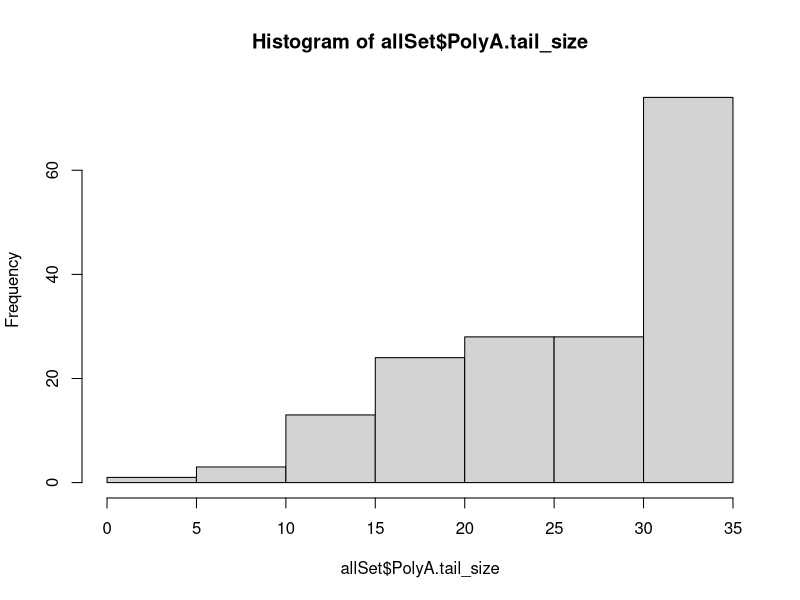
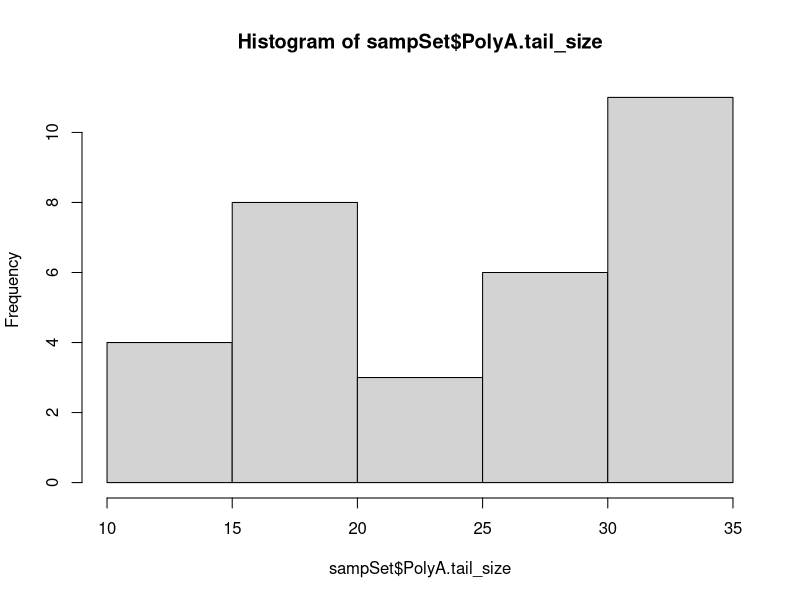
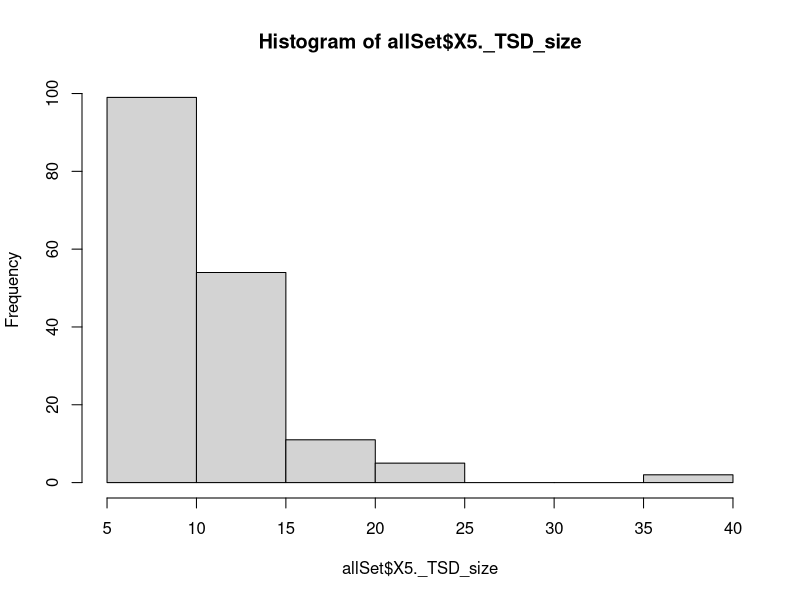
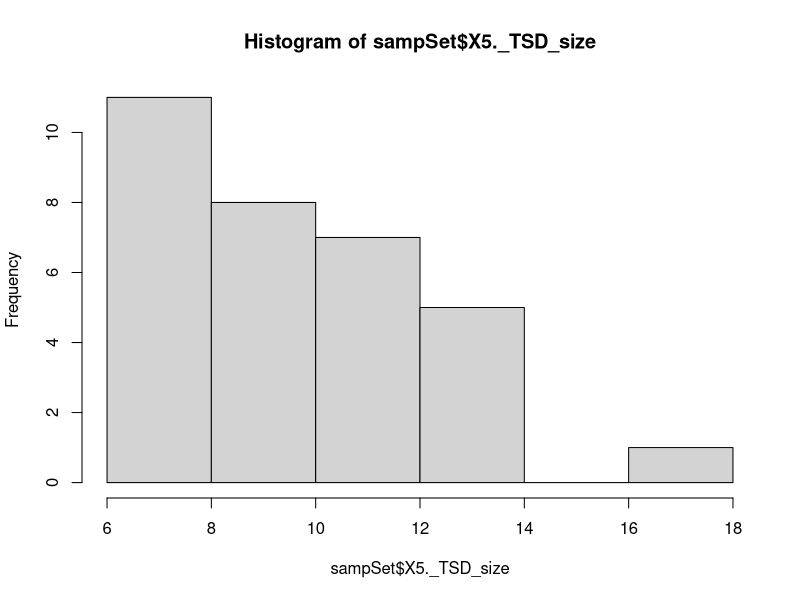
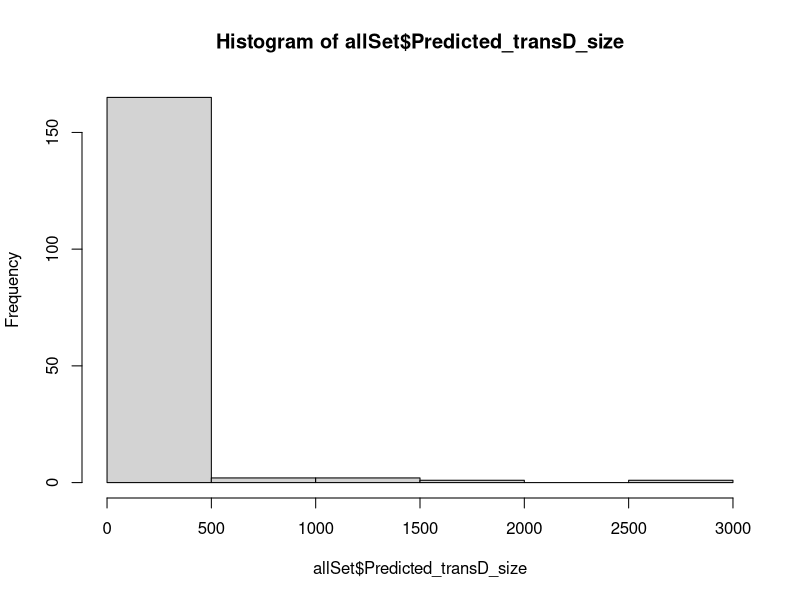
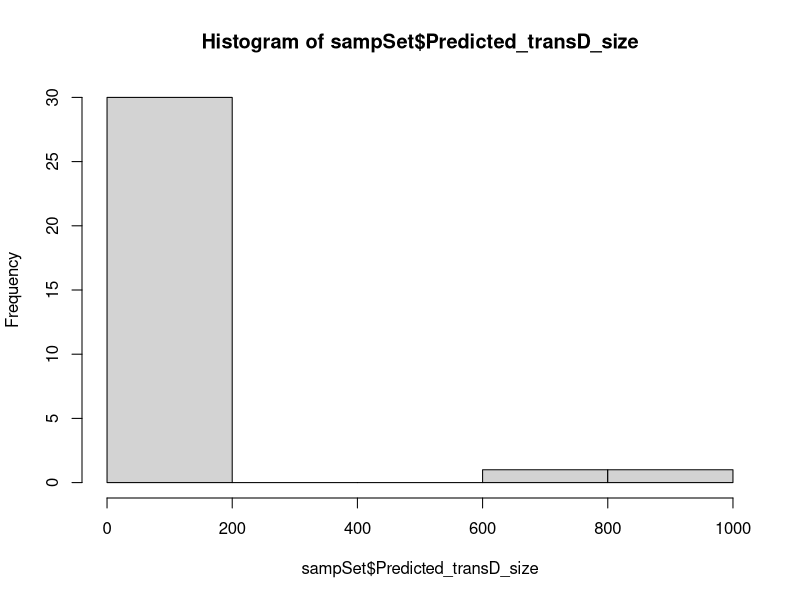
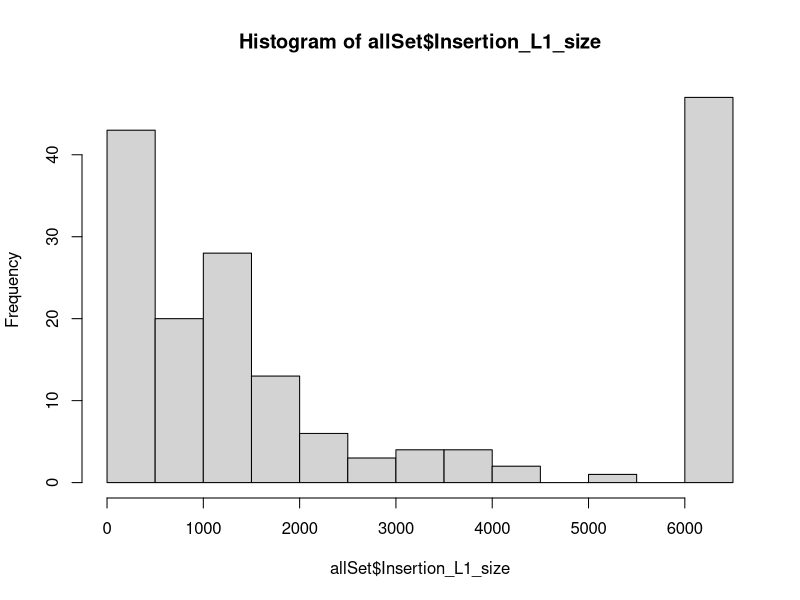
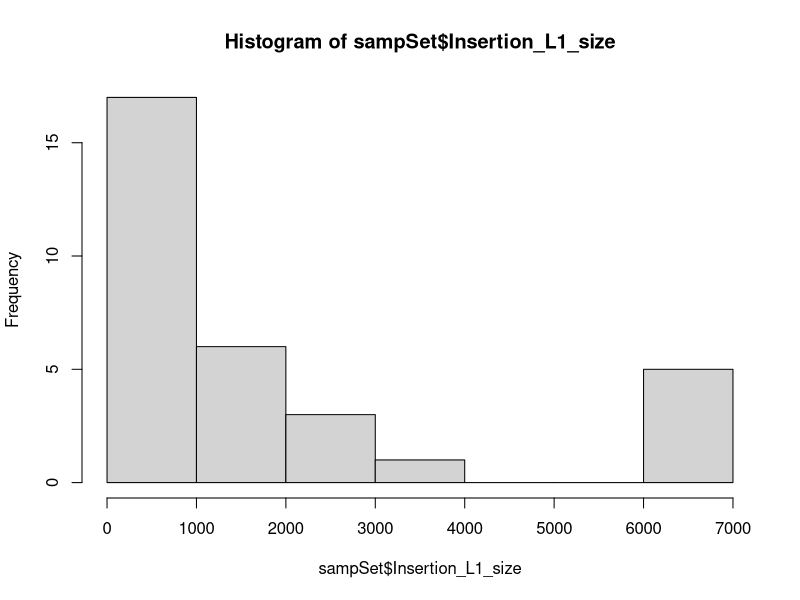

Here is the R script that generated these plots, in order:
# mann-whitney

# file:///C:/Users/jolal/Downloads/99_Mann_Whitney_U_Test.pdf  =>
# https://www.sheffield.ac.uk/media/30589/download?attachment


sampSet <- read.table('zhou-set.tsv',header=TRUE)
allSet<- read.table('zhou.tsv',header=TRUE)
result1 <- wilcox.test(allSet$PolyA.tail_size, sampSet$PolyA.tail_size)
print (result1)

hist(allSet$PolyA.tail_size)
hist(sampSet$PolyA.tail_size)

result1 <- wilcox.test(allSet$X5._TSD_size, sampSet$X5._TSD_size)
print (result1)

hist(allSet$X5._TSD_size)
hist(sampSet$X5._TSD_size)

result1 <- wilcox.test(allSet$Predicted_transD_size, sampSet$Predicted_transD_size)
print (result1)

hist(allSet$Predicted_transD_size)
hist(sampSet$Predicted_transD_size)

result1 <- wilcox.test(allSet$Insertion_L1_size, sampSet$Insertion_L1_size)
print (result1)

hist(allSet$Insertion_L1_size)
hist(sampSet$Insertion_L1_size)


result1 <- wilcox.test(allSet$Insertion_L1_size, sampSet$Insertion_L1_size)
print (result1)

hist(allSet$X5._inverted_seq_size)
hist(sampSet$X5._inverted_seq_size)

